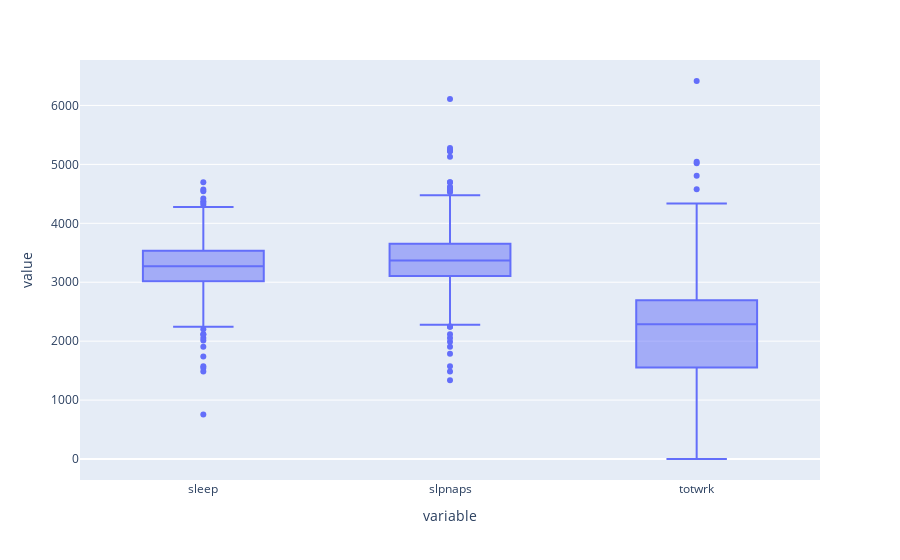

Source (notebook cell):
### Code cell
fig = px.box(df[["sleep", "slpnaps","totwrk"]])
fig.show()

### Figure 1 — Plotly figure (JSON) as saved in the notebook; plotly's stock layout.template omitted (floating-point values rounded to 4 significant figures; data arrays with more than 128 entries replaced by an {"elided": "..."} marker saying what was removed)
{"data": [{"alignmentgroup": "True", "hovertemplate": "variable=%{x}<br>value=%{y}<extra></extra>", "legendgroup": "", "marker": {"color": "#636efa"}, "name": "", "notched": false, "offsetgroup": "", "orientation": "v", "showlegend": false, "type": "box", "x": {"elided": "2118 str values"}, "x0": " ", "xaxis": "x", "y": {"elided": "2118 int values"}, "y0": " ", "yaxis": "y"}], "layout": {"autosize": true, "boxmode": "group", "legend": {"tracegroupgap": 0}, "margin": {"t": 60}, "xaxis": {"anchor": "y", "autorange": true, "domain": [0, 1], "range": [-0.5, 2.5], "title": {"text": "variable"}, "type": "category"}, "yaxis": {"anchor": "x", "autorange": true, "domain": [0, 1], "range": [-356.4, 6771.0], "title": {"text": "value"}, "type": "linear"}}}
